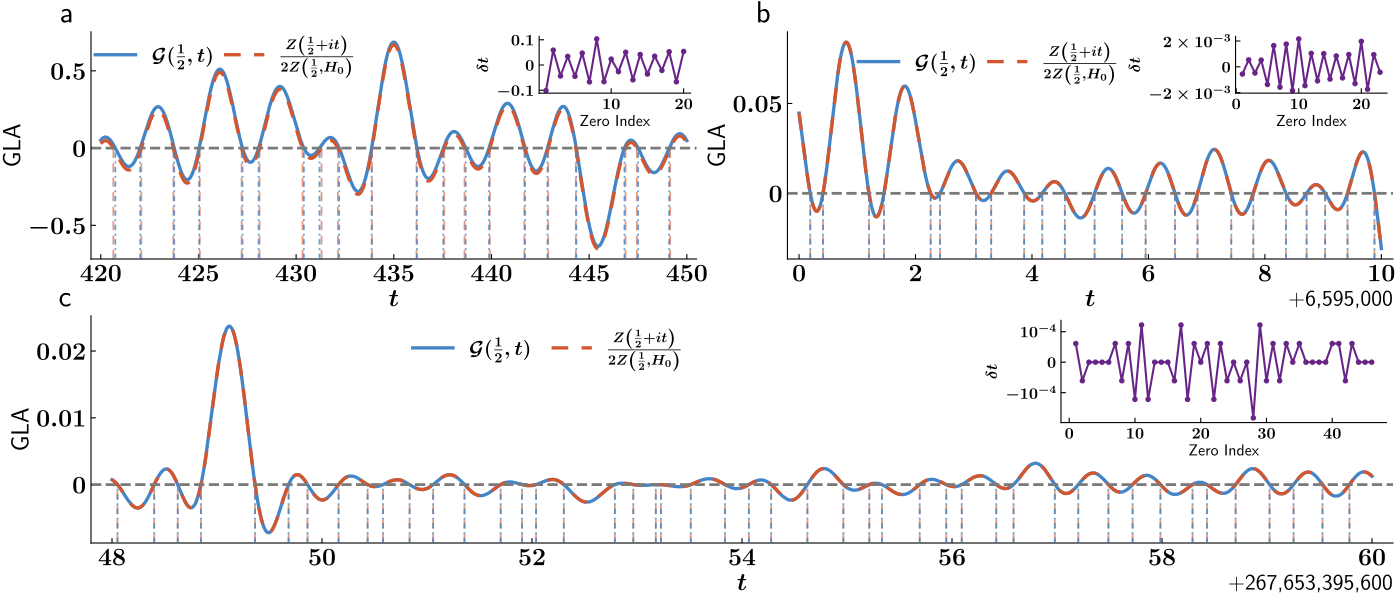

Generate this figure with Python:
import numpy as np
import matplotlib.pyplot as plt
import matplotlib as mpl
import matplotlib.ticker as mticker
from matplotlib.font_manager import FontProperties

plt.rcParams['axes.formatter.use_locale'] = True
plt.rcParams.update({
    'xtick.direction': 'in',
    'ytick.direction': 'in'
})

class CommaOffsetOnly(mticker.ScalarFormatter):

    def __init__(self, decimals=0, show_sign=False, **kwargs):
        super().__init__(useOffset=True, **kwargs)
        self.set_scientific(False)
        self.set_powerlimits((0, 0))
        self.decimals = decimals
        self.show_sign = show_sign

    def __call__(self, x, pos=None):

        return super().__call__(x, pos)

    def get_offset(self):
        off = getattr(self, 'offset', 0.0)
        if not off:
            return ''

        if self.decimals == 0 and float(off).is_integer():
            s = f'{int(off):,}'
        else:
            s = f'{off:,.{self.decimals}f}'
        if self.show_sign and off > 0:
            s = '+' + s
        return s

plt.rcParams["text.usetex"] = True
prop = FontProperties(family='Computer Modern:bold', size=16, weight='bold')

mpl.rcParams['text.latex.preamble'] = r"""
\usepackage{amsmath}
\usepackage{fontspec}
\setmainfont{Arial}
"""

plt.rcParams["text.latex.preamble"] = r"\usepackage{amsmath, bm} \boldmath"
mpl.rcParams['mathtext.fontset'] = 'custom'
mpl.rcParams['mathtext.rm'] = 'Arial'
mpl.rcParams['mathtext.it'] = 'Computer Modern:italic'
mpl.rcParams['mathtext.bf'] = 'Computer Modern:bold'

plt.rcParams['axes.labelweight'] = 'bold'
plt.rcParams['axes.titleweight'] = 'bold'

fig = plt.figure(figsize=(14, 6))
color1, color2, color3 = ["#D4562E", "#4485C7", "#682487"]
gs = plt.GridSpec(2, 2)

ax_main = fig.add_subplot(gs[0, 0])

data = np.load("GLA1.npz", allow_pickle=True)
Z_acc = data['Z_acc']
Z_app = data['Z_app']
zeros_t_acc = data['zeros_t_acc']
zeros_t_app = data['zeros_t_app']
zero_diffs = data['zero_diffs']

t_vals = np.linspace(420, 450, 1000000)
plt.plot(t_vals, Z_app, label=r'$\mathcal{G} (\frac{1}{2},t)$', color=color2, linewidth=2.4)
plt.plot(t_vals, Z_acc, linestyle=(0, (5, 4)), label=r'$\frac{Z\left(\frac{1}{2}+it\right)}{2{Z}\left(\frac{1}{2},H_0\right)}$', color=color1, linewidth=2.4)

ymin, ymax = ax_main.get_ylim()

for z in zeros_t_acc:
    ax_main.vlines(
        z,
        ymin=ymin,
        ymax=0,
        color=color1,
        linestyle=(0, (5, 3)),
        alpha=0.6,
        linewidth=1.3,
        zorder=2
    )

for z in zeros_t_app:
    ax_main.vlines(
        z,
        ymin=ymin,
        ymax=0,
        color=color2,
        linestyle=(0, (3, 2, 1, 2)),
        alpha=0.8,
        linewidth=1.3,
        zorder=3
    )

ax_main.set_ylim(ymin, ymax)

ax_main.set_xlabel(r'$t$', fontsize=18, labelpad=2)
ax_main.set_ylabel('GLA', fontsize=18, labelpad=2)
plt.legend(fontsize=14.5, frameon=False, bbox_to_anchor=(0.22, 0.89), loc='center', ncol=2, columnspacing=0.5)
ax_main.set_xlim(419.5, 450.5)
ax_main.set_title('a', x=-0.04, y=1.005, fontsize=22)
ax_main.tick_params(axis='both', which='major', labelsize=18)
ax_main.spines['right'].set_visible(False)
ax_main.spines['top'].set_visible(False)

ax_main.set_yticks([-0.5, 0, 0.5])
ax_main.set_yticklabels([r'$-0.5$', r'$0$', r'$0.5$'])
ax_main.axhline(y=0, linewidth=2, linestyle="--", color='#7A7A7A')

ax_inset = ax_main.inset_axes([0.74, 0.73, 0.25, 0.25])
min_len = min(len(zeros_t_acc), len(zeros_t_app))
ax_inset.plot(range(1, min_len + 1), zero_diffs, marker='.', linestyle='-', color=color3)
ax_inset.set_xlabel("Zero Index", fontsize=11.5, labelpad=2)
ax_inset.set_ylabel(r'$\delta t$', fontsize=11.5)
ax_inset.tick_params(axis='both', which='major', labelsize=11.5)
ax_inset.spines['right'].set_visible(False)
ax_inset.spines['top'].set_visible(False)
ax_inset.set_yticks([-0.1, 0, 0.1])
ax_inset.set_yticklabels([r'$-0.1$', r'$0$', r'$0.1$'])

ax_main2 = fig.add_subplot(gs[0, 1])

data = np.load("GLA2.npz", allow_pickle=True)
Z_acc = data['Z_acc']
Z_app = data['Z_app']
zeros_t_acc = data['zeros_t_acc']
zeros_t_app = data['zeros_t_app']
zero_diffs = data['zero_diffs']

ax_main2.set_xlim(6595000 - 0.2, 6595010.2)
t_vals = np.linspace(6595000, 6595010, 1000000)
plt.plot(t_vals, Z_app, label=r'$\mathcal{G} (\frac{1}{2},t)$', color=color2, linewidth=2.4)
plt.plot(t_vals, Z_acc, linestyle=(0, (5, 4)), label=r'$\frac{Z\left(\frac{1}{2}+it\right)}{2{Z}\left(\frac{1}{2},H_0\right)}$', color=color1, linewidth=2.4)

ymin, ymax = ax_main2.get_ylim()

for z in zeros_t_acc:
    ax_main2.vlines(
        z,
        ymin=ymin,
        ymax=0,
        color=color1,
        linestyle=(0, (5, 3)),
        alpha=0.6,
        linewidth=1.3,
        zorder=2
    )

for z in zeros_t_app:
    ax_main2.vlines(
        z,
        ymin=ymin,
        ymax=0,
        color=color2,
        linestyle=(0, (3, 2, 1, 2)),
        alpha=0.8,
        linewidth=1.3,
        zorder=3
    )

ax_main2.set_ylim(ymin, ymax)

ax_main2.set_xlabel(r'$t$', fontsize=18, labelpad=2)
ax_main2.set_ylabel('GLA', fontsize=18, labelpad=2)
legend = ax_main2.legend(fontsize=14.5, frameon=False, bbox_to_anchor=(0.33, 0.86), loc='center', ncol=2, columnspacing=0.5, facecolor='white')
ax_main2.set_title('b', x=-0.04, y=1.005, fontsize=22)
ax_main2.tick_params(axis='both', which='major', labelsize=18)
ax_main2.spines['right'].set_visible(False)
ax_main2.spines['top'].set_visible(False)
ax_main2.set_yticks([0, 0.05])
ax_main2.set_yticklabels([r'$0$', r'$0.05$'])

fmt = CommaOffsetOnly(decimals=0, show_sign=True)
ax_main2.xaxis.set_major_formatter(fmt)
ax_main2.get_xaxis().get_offset_text().set_fontproperties(prop)

plt.axhline(y=0, linewidth=2, linestyle="--", color='#7A7A7A')

ax_inset = ax_main2.inset_axes([0.74, 0.73, 0.25, 0.25])
min_len = min(len(zeros_t_acc), len(zeros_t_app))
ax_inset.plot(range(1, min_len + 1), zero_diffs, marker='.', linestyle='-', color=color3)
ax_inset.set_xlabel("Zero Index", fontsize=11.5, labelpad=2)

ax_inset.set_ylabel(r'$\delta t$', fontsize=11.5)
ax_inset.tick_params(axis='both', which='major', labelsize=11.5)
ax_inset.set_yticks([-0.002, 0, 0.002])
ax_inset.set_yticklabels([r'$-2\times 10^{-3}$', r'$0$', r'$2\times10^{-3}$'])
ax_inset.spines['right'].set_visible(False)
ax_inset.spines['top'].set_visible(False)

ax_main3 = fig.add_subplot(gs[1, :])

data = np.load("GLA3.npz", allow_pickle=True)
Z_acc = data['Z_acc']
Z_app = data['Z_app']
zeros_t_acc = data['zeros_t_acc']
zeros_t_app = data['zeros_t_app']

diff = []
zeros_t_appfix = []

for i in zeros_t_acc:
    idx = np.argmin(np.abs(zeros_t_app - i))
    diff.append(i - zeros_t_app[idx])
    zeros_t_appfix.append(zeros_t_app[idx])

ax_main3.set_xlim(267653395648 - 0.2, 267653395648 + 12.2)
t_vals = np.linspace(267653395648, 267653395648 + 12, 1000000)
plt.plot(t_vals, Z_app, label=r'$\mathcal{G} (\frac{1}{2},t)$', color=color2, linewidth=2.4)
plt.plot(t_vals, Z_acc, linestyle=(0, (5, 4)), label=r'$\frac{Z\left(\frac{1}{2}+it\right)}{2{Z}\left(\frac{1}{2},H_0\right)}$', color=color1, linewidth=2.4)

ymin, ymax = ax_main3.get_ylim()

for z in zeros_t_acc:
    ax_main3.vlines(
        z,
        ymin=ymin,
        ymax=0,
        color=color1,
        linestyle=(0, (5, 3)),
        alpha=0.6,
        linewidth=1.3,
        zorder=2
    )

for z in zeros_t_appfix:
    ax_main3.vlines(
        z,
        ymin=ymin,
        ymax=0,
        color=color2,
        linestyle=(0, (3, 2, 1, 2)),
        alpha=0.8,
        linewidth=1.3,
        zorder=3
    )

ax_main3.set_ylim(ymin, ymax)

ax_main3.set_xlabel(r'$t$', fontsize=18, labelpad=2)
ax_main3.set_ylabel('GLA', fontsize=18, labelpad=2)
ax_main3.legend(fontsize=14.5, frameon=False, bbox_to_anchor=(0.35, 0.85), loc='center', ncol=2, columnspacing=1)
ax_main3.set_title('c', x=-0.02, y=1.005, fontsize=22)
ax_main3.tick_params(axis='both', which='major', labelsize=18)
ax_main3.spines['right'].set_visible(False)
ax_main3.spines['top'].set_visible(False)

fmt = CommaOffsetOnly(decimals=0, show_sign=True)
ax_main3.xaxis.set_major_formatter(fmt)
ax_main3.get_xaxis().get_offset_text().set_fontproperties(prop)

ax_main3.set_yticks([0, 0.01, 0.02])
ax_main3.set_yticklabels([r'$0$', r'$0.01$', r'$0.02$'])

plt.axhline(y=0, linewidth=2, linestyle="--", color='#7A7A7A')

ax_inset = ax_main3.inset_axes([0.745, 0.53, 0.25, 0.45])
min_len = min(len(zeros_t_acc), len(zeros_t_app))
ax_inset.plot(range(1, min_len + 1), diff, marker='.', linestyle='-', color=color3)
ax_inset.set_xlabel("Zero Index", fontsize=11.5, labelpad=2)

ax_inset.set_ylabel(r'$\delta t$', fontsize=11.5)
ax_inset.tick_params(axis='both', which='major', labelsize=11.5)
ax_inset.set_yticks([-0.0001, 0, 0.0001])
ax_inset.spines['right'].set_visible(False)
ax_inset.spines['top'].set_visible(False)

ax_inset.set_yticklabels([r'$-10^{-4}$', r'$0$', r'$10^{-4}$'])

plt.subplots_adjust(
    left=0.065,
    right=0.995,
    top=0.947,
    bottom=0.095,
    wspace=0.15,
    hspace=0.25
)

plt.savefig('Ex_fig1.pdf')
